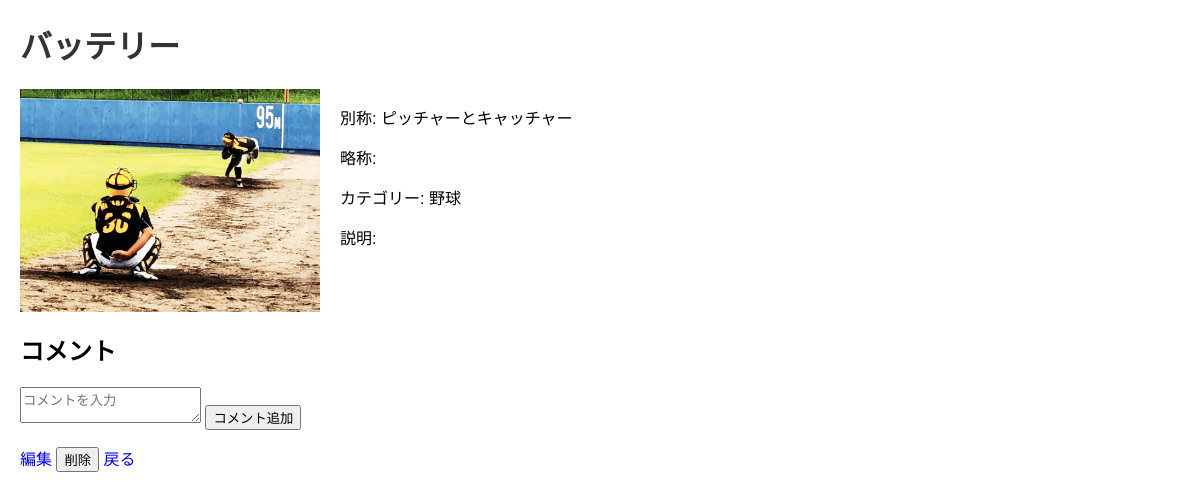
Screenshot of /word/8 with the database file from the repository.
### tables this page shows
CREATE TABLE words (
            id INTEGER PRIMARY KEY,
            name TEXT NOT NULL,
            alias TEXT,
            abbreviation TEXT,
            category TEXT,
            description TEXT,
            image TEXT
        , image1 TEXT, image2 TEXT, image3 TEXT);

### app.py (the view)
@app.route('/word/<int:word_id>')
def word_detail(word_id):
    conn = get_db_connection()
    word = conn.execute('SELECT * FROM words WHERE id = ?', (word_id,)).fetchone()
    if word is None:
        return redirect(url_for('register'))
    comments = conn.execute('SELECT * FROM comments WHERE word_id = ?', (word_id,)).fetchall()
    conn.close()
    return render_template('word_detail.html', word=word, comments=comments)

### app.py (called while the page is built)
def get_db_connection():
    conn = sqlite3.connect('database.db')
    conn.row_factory = sqlite3.Row
    return conn

### templates/word_detail.html (shortened to what this page needs)
<!DOCTYPE html>
<html lang="ja">
<head>
    <link rel="stylesheet" href="{{ url_for('static', filename='style.css') }}">
</head>
<body>
    <h1>{{ word.name }}</h1>
    <div class="word-detail">
        {% if word.image %}
            <img src="{{ url_for('static', filename='uploads/' + word.image) }}" alt="{{ word.name }}">
        {% else %}
            <p>画像は登録されていません。</p>
        {% endif %}
        <div class="word-info">
            <p>別称: {{ word.alias }}</p>
            <p>略称: {{ word.abbreviation }}</p>
            <p>カテゴリー: {{ word.category }}</p>
            <p>説明: {{ word.description }}</p>
        </div>
    </div>
    <h2>コメント</h2>
    <form action="{{ url_for('add_comment', word_id=word['id']) }}" method="post">
        <textarea name="user_comment" placeholder="コメントを入力"></textarea>
        <input type="submit" value="コメント追加">
    </form>
    <a href="{{ url_for('edit_word', word_id=word.id) }}">編集</a>
    <form action="{{ url_for('delete_word', word_id=word.id) }}" method="post" style="display:inline;">
        <input type="submit" value="削除" onclick="return confirm('本当に削除しますか？');">
    </form>
    <a href="/">戻る</a>
</body>
</html>

### static/style.css (style rules this page uses)
body { font-family: Arial, sans-serif; margin: 20px; }
h1 { color: #333; }
a { text-decoration: none; color: blue; }

### templates/word_detail.html (style rules this page uses)
.word-detail { display: flex; align-items: flex-start; }
.word-info { margin-left: 20px; }
img { width: 300px; height: auto; }

### rows the page displays
words: name "バッテリー", image (picture), alias "ピッチャーとキャッチャー", category "野球"
